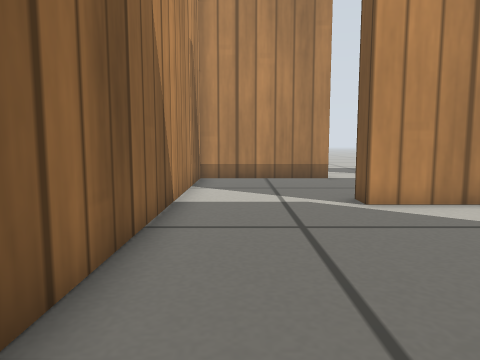
view 1 (above)

13 first-person views from a walk through a robot-simulator world made for Gazebo. The camera is 0.27 m above the floor, tilts 6° down and sees 70° across. The floor is counted in squares, 0.2 m on a side. Each view is taken from the middle of a square. On the plan, view 1 faces up. The plan holds only what a view shows up to about 15 squares ahead; the rest is blank. Simple patterns stand in for the simulator's built-in surfaces.

view 2
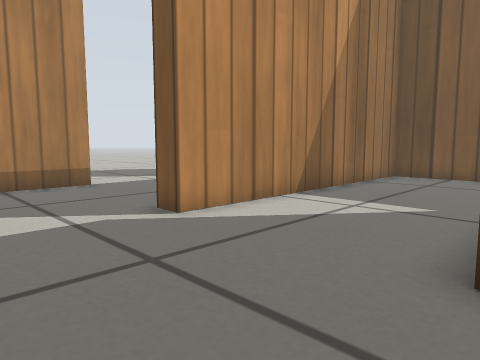

view 3
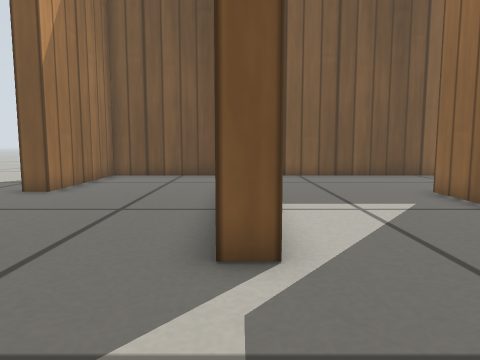

view 4
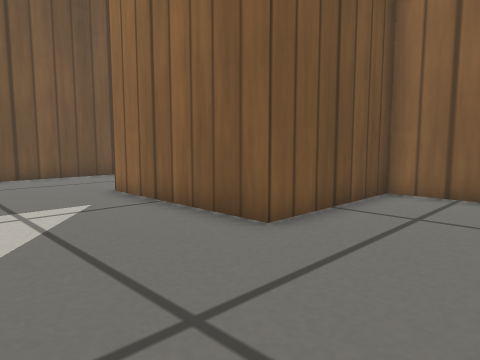

view 5
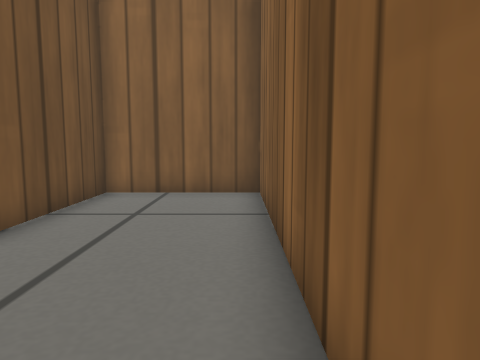

view 6
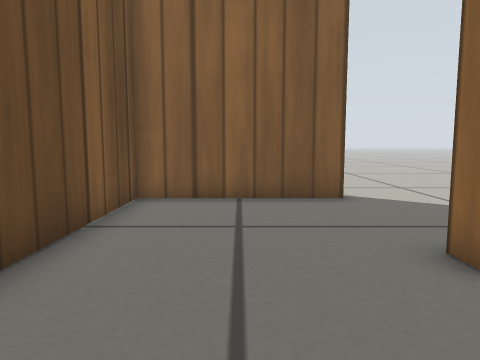

view 7
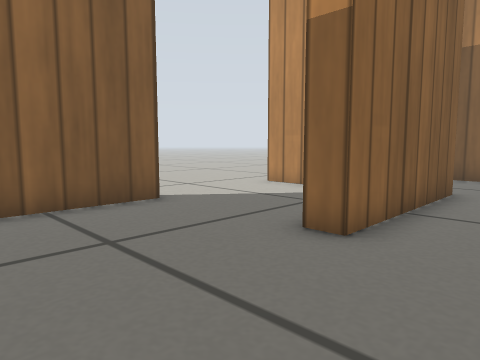

view 8
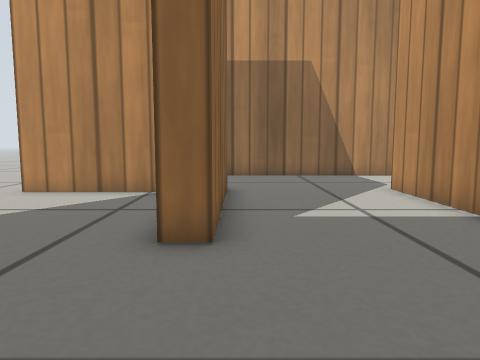

view 9
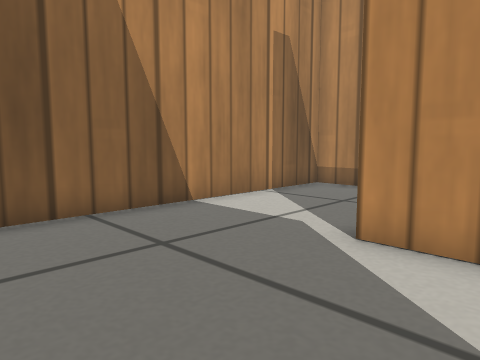

view 10
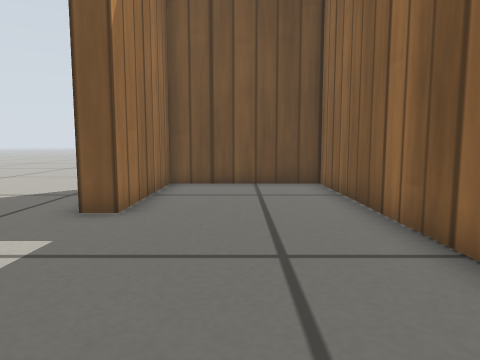

view 11
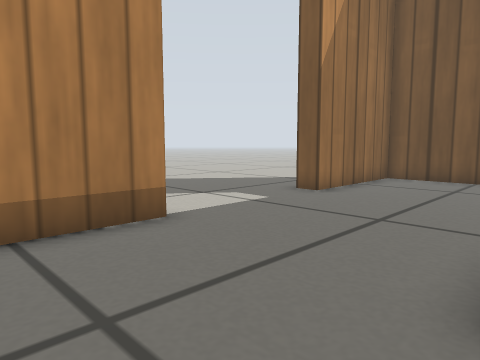

view 12
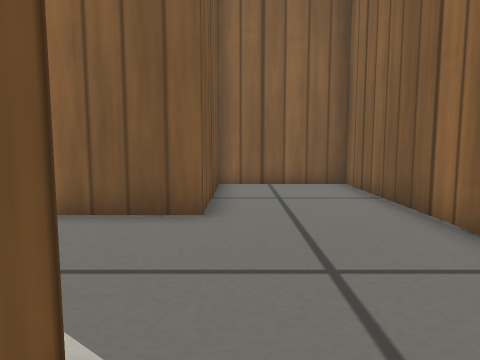

view 13
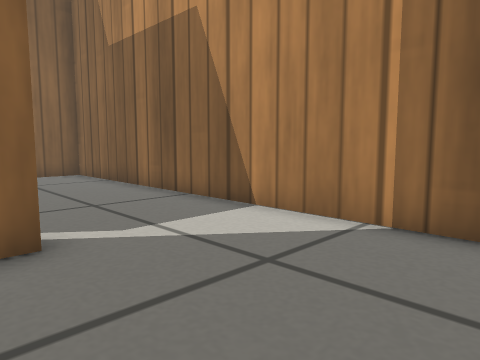

### Floor plan
Points are (right, up) in squares from view 1. A wall is a line through its corners. A room is listed if a view was taken in it or the views show most of it. See-through windows are left out.
Room 1 (views 1, 2, 4, 5, 6, 7, 8, 9)
walls: (-1.6, 7.5) (-1.6, -2.4) (2.8, -2.4) (2.8, 2.6) (8.4, 2.6) (8.4, 1.9); (13.5, 1.6) (13.5, 7.5) (2.8, 7.5)
ways out: opening at (0.5, 8) to room 2; opening at (11, 2) to room 4
Room 2 (views 3, 10, 11, 12)
walls: (3.5, 13.4) (-1.6, 13.4) (-1.6, 7.5); (2.8, 7.5) (2.8, 8.3) (3.2, 8.3)
ways out: opening at (0.5, 8) to room 1; opening at (3, 11) to room 3
Room 3 (view 13)
walls: (5.8, 8.3) (13.5, 8.3) (13.5, 13.4) (8.6, 13.4)
ways out: opening at (3, 11) to room 2; opening at (6, 14)
Room 4 (no view inside)
walls: (8.4, -2.4) (13.5, -2.4) (13.5, 1.6); (3.4, 0.8) (3.4, -3.1)
ways out: opening at (11, 2) to room 1; opening at (6, -3)

Where each view was taken, in squares from view 1:
view 1: 0 up, 0 right, facing up
view 2: 2 up, 1 left, facing up-right
view 3: 8 up, 1 left, facing right
view 4: 7 up, 1 left, facing down-right
view 5: 7 up, 1 left, facing down
view 6: 6 up, 11 right, facing down
view 7: 5 up, 13 right, facing down-left
view 8: 3 up, 13 right, facing left
view 9: 3 up, 5 right, facing up-left
view 10: 11 up, 2 right, facing right
view 11: 8 up, 0 right, facing up-right
view 12: 9 up, 2 right, facing down
view 13: 13 up, 4 right, facing down-left
